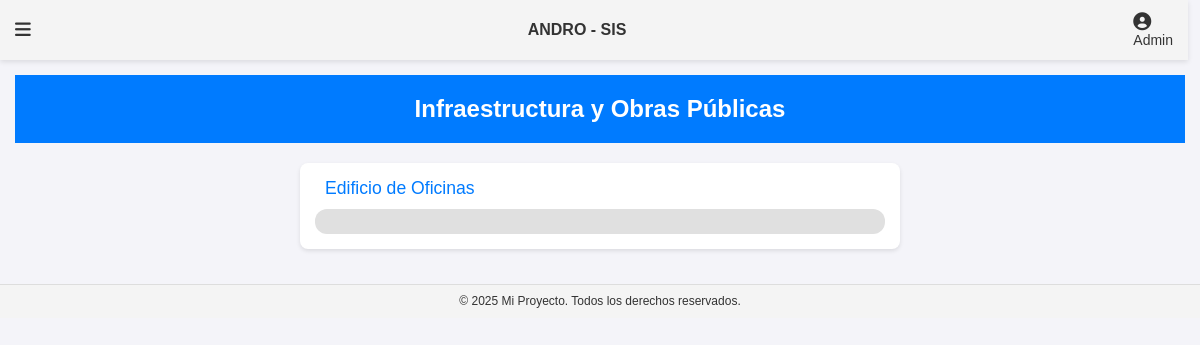
Screenshot of /includes/index.php?view=categoria_proyectos&id_categoria=1 (signed in) with the database file from the repository.
### tables this page shows
CREATE TABLE `categorias` (
  `id_categoria` int(11) NOT NULL,
  `nombre` varchar(255) NOT NULL
);

CREATE TABLE `proyecto` (
  `id_proyectos` int(11) NOT NULL,
  `id_contratista` int(11) NOT NULL,
  `titulo` varchar(255) NOT NULL,
  `fecha_publicacion` timestamp NOT NULL DEFAULT current_timestamp(),
  `etapa` enum('planificacion','ejecucion','finalizado') NOT NULL,
  `id_categoria` int(11) NOT NULL,
  `presupuesto` decimal(15,2) NOT NULL DEFAULT 0.00
);

### includes/vistas/categoria_proyectos.php (the view, shortened to what this page needs)
<?php
require_once '../conection/conexion.php';
$id_categoria = $_GET['id_categoria'] ?? 0;
try {
    $stmt_categoria = $conn->prepare("SELECT nombre FROM categorias WHERE id_categoria = ?");
    $stmt_categoria->execute([$id_categoria]);
    $categoria = $stmt_categoria->fetch(PDO::FETCH_ASSOC);
    $stmt_proyectos = $conn->prepare("
        SELECT
            p.id_proyectos,
            p.titulo,
            COALESCE(SUM(pb.peso), 0) AS porcentaje_total
        FROM proyecto p
        LEFT JOIN publicacion pb ON p.id_proyectos = pb.id_proyectos
        WHERE p.id_categoria = ?
        GROUP BY p.id_proyectos
    ");
    $stmt_proyectos->execute([$id_categoria]);
    $proyectos = $stmt_proyectos->fetchAll(PDO::FETCH_ASSOC);
} catch (PDOException $e) {
    die("Error: " . $e->getMessage());
}
?>
<!DOCTYPE html>
<html lang="es">
<head>
</head>
<body>
<h2><?= htmlspecialchars($categoria['nombre']) ?></h2>
<ul>
    <?php foreach ($proyectos as $proyecto):
    ?>
        <li>
            <a href="index.php?view=proyecto_publicaciones&id_proyecto=<?= $proyecto['id_proyectos'] ?>">
                <?= htmlspecialchars($proyecto['titulo']) ?>
            </a>
            <div class="porcentaje-bar">
            </div>
        </li>
    <?php endforeach; ?>
</ul>
</body>
</html>

### assets/css/style.css (style rules this page uses)
* { margin: 0; padding: 0; box-sizing: border-box; }
body { margin: 0; font-family: Arial, sans-serif; }
body { font-family: 'Arial', sans-serif; margin: 20px; background-color: #f4f4f4; }
a { color: #007bff; text-decoration: none; margin-right: 10px; padding: 5px 10px; border-radius: 3px; transition: background-color 0.3s; }

### includes/vistas/categoria_proyectos.php (style rules this page uses)
body { font-family: Arial; background: #f4f4f9; margin: 0; }
h2 { text-align: center; background: #007bff; color: white; padding: 20px; }
ul { list-style: none; padding: 0; margin: 20px auto; width: 80%; max-width: 600px; }
li { background: white; margin: 10px 0; padding: 15px; border-radius: 8px; box-shadow: 0 2px 4px rgba(0,0,0,0.1); }
a { color: #007bff; text-decoration: none; font-size: 1.1em; }
.porcentaje-bar { width: 100%; height: 25px; background: #e0e0e0; border-radius: 12px; margin-top: 10px; overflow: hidden; }

### rows the page displays
categorias: nombre "Infraestructura y Obras Públicas"
proyecto: titulo "Edificio de Oficinas"

### other values shown
$_SESSION['nombre'] "Admin"
